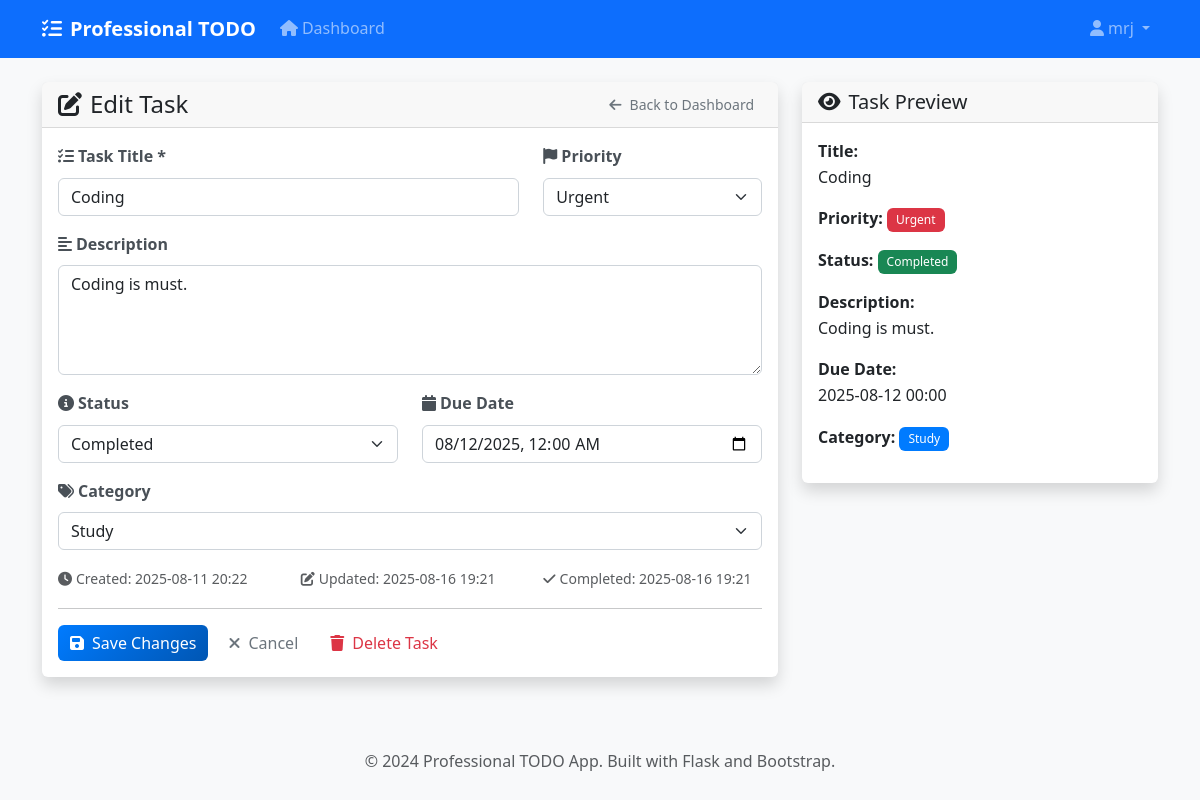
The app's page /tasks/edit/2 (signed in), older data.
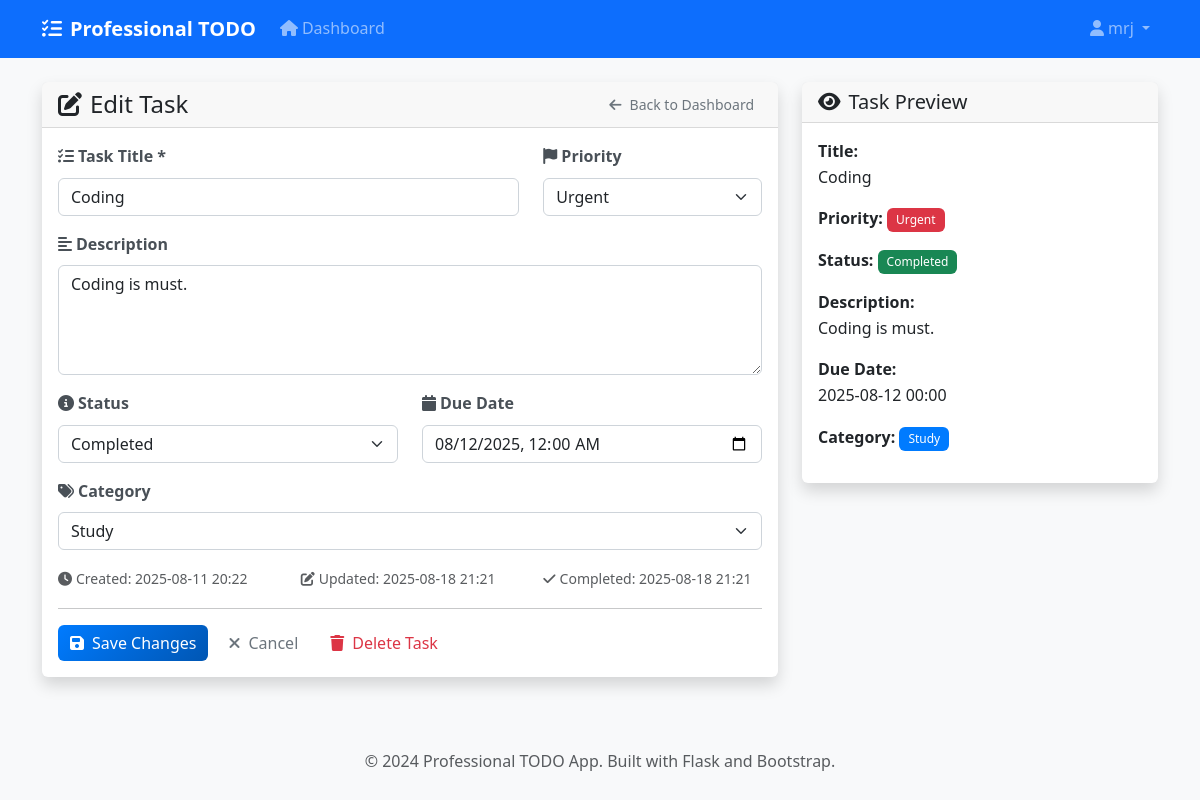
The same page, newer data.
### app/models.py (models this page shows, shortened)
class Task(db.Model):
    id = db.Column(db.Integer, primary_key=True)
    title = db.Column(db.String(200), nullable=False)
    description = db.Column(db.Text)
    status = db.Column(db.String(20), default='pending', nullable=False)
    priority = db.Column(db.String(20), default='medium', nullable=False)
    due_date = db.Column(db.DateTime)
    created_at = db.Column(db.DateTime, default=lambda: datetime.now(timezone.utc))
    updated_at = db.Column(db.DateTime, default=lambda: datetime.now(timezone.utc), onupdate=lambda: datetime.now(timezone.utc))
    completed_at = db.Column(db.DateTime)
    user_id = db.Column(db.Integer, db.ForeignKey('user.id'), nullable=False)
    category_id = db.Column(db.Integer, db.ForeignKey('task_category.id'), nullable=True)
    STATUS_CHOICES = ['pending', 'in_progress', 'completed', 'cancelled']
    PRIORITY_CHOICES = ['low', 'medium', 'high', 'urgent']

### app/routes/tasks.py (the view, shortened to what this page needs)
@tasks_bp.route('/edit/<int:task_id>', methods=['GET', 'POST'])
@login_required
def edit_task(task_id):
    task = Task.query.filter_by(id=task_id, user_id=current_user.id).first_or_404()
    categories = TaskCategory.query.filter_by(user_id=current_user.id).all()
    return render_template(
    'tasks/edit_task.html',
    task=task,
    categories=categories,
    due_date_str=task.due_date.strftime('%Y-%m-%dT%H:%M') if task.due_date else '',
    now=datetime.utcnow()  # pass 'now' for template comparisons
)

### app/models.py (called while the page is built)
@login_manager.user_loader
def load_user(user_id):
    return User.query.get(int(user_id))

### run.py (called while the page is built)
@app.context_processor
def inject_now():
    from datetime import datetime
    return {'now': datetime.utcnow()}

### app/templates/tasks/edit_task.html (shortened to what the changed rows need)
{% extends "base.html" %}
{% block content %}
<div class="row justify-content-center">
    <div class="col-md-8">
        <div class="card shadow">
            <div class="card-body">
                <form method="POST" action="{{ url_for('tasks.edit_task', task_id=task.id) }}" id="editTaskForm">
                    <div class="row">
                        <div class="col-md-8 mb-3">
                            <label for="title" class="form-label">
                                <i class="fas fa-tasks me-1"></i>Task Title *
                            </label>
                            <input type="text" class="form-control" id="title" name="title"
                                   value="{{ task.title }}" required>
                        </div>
                    </div>
                    <div class="mb-3">
                        <label for="description" class="form-label">
                            <i class="fas fa-align-left me-1"></i>Description
                        </label>
                        <textarea class="form-control" id="description" name="description"
                                  rows="4" placeholder="Enter task description...">{{ task.description or '' }}</textarea>
                    </div>
                    <div class="row">
                        <div class="col-md-6 mb-3">
                            <label for="due_date" class="form-label">
                                <i class="fas fa-calendar me-1"></i>Due Date
                            </label>
                            <input type="datetime-local" class="form-control" id="due_date" name="due_date"
                                   value="{{ task.due_date.strftime('%Y-%m-%dT%H:%M') if task.due_date else '' }}">
                        </div>
                    </div>
                    <div class="row mb-3">
                        <div class="col-md-4">
                            <small class="text-muted">
                                <i class="fas fa-clock me-1"></i>Created: {{ task.created_at.strftime('%Y-%m-%d %H:%M') }}
                            </small>
                        </div>
                        <div class="col-md-4">
                            <small class="text-muted">
                                <i class="fas fa-edit me-1"></i>Updated: {{ task.updated_at.strftime('%Y-%m-%d %H:%M') }}
                            </small>
                        </div>
                        {% if task.completed_at %}
                        <div class="col-md-4">
                            <small class="text-muted">
                                <i class="fas fa-check me-1"></i>Completed: {{ task.completed_at.strftime('%Y-%m-%d %H:%M') }}
                            </small>
                        </div>
                        {% endif %}
                    </div>
                </form>
            </div>
        </div>
    </div>
    <div class="col-md-4">
        <div class="card shadow">
            <div class="card-body">
                <div class="mb-3">
                    <strong>Title:</strong>
                    <p id="previewTitle" class="mb-0">{{ task.title }}</p>
                </div>
                <div class="mb-3">
                    <strong>Priority:</strong>
                    <span id="previewPriority" class="badge bg-{{ 'danger' if task.priority == 'urgent' else 'warning' if task.priority == 'high' else 'info' if task.priority == 'medium' else 'secondary' }}">
                        {{ task.priority|title }}
                    </span>
                </div>
                <div class="mb-3">
                    <strong>Status:</strong>
                    <span id="previewStatus" class="badge bg-{{ 'success' if task.status == 'completed' else 'warning' if task.status == 'pending' else 'info' if task.status == 'in_progress' else 'secondary' }}">
                        {{ task.status|title|replace('_', ' ') }}
                    </span>
                </div>
                {% if task.description %}
                <div class="mb-3">
                    <strong>Description:</strong>
                    <p id="previewDescription" class="mb-0">{{ task.description }}</p>
                </div>
                {% endif %}
                {% if task.due_date %}
                <div class="mb-3">
                    <strong>Due Date:</strong>
                    <p id="previewDueDate" class="mb-0">
                        {% if task.due_date < now and task.status != 'completed' %}
                            <span class="text-danger">
                                <i class="fas fa-exclamation-triangle me-1"></i>{{ task.due_date.strftime('%Y-%m-%d %H:%M') }}
                            </span>
                        {% else %}
                            {{ task.due_date.strftime('%Y-%m-%d %H:%M') }}
                        {% endif %}
                    </p>
                </div>
                {% endif %}
            </div>
        </div>
    </div>
</div>
{% endblock %}

Row changes from the older to the newer data that the page shows:
changed Task "Coding": updated_at "2025-08-16 19:21" → "2025-08-18 21:21"; completed_at "2025-08-16 19:21" → "2025-08-18 21:21"
